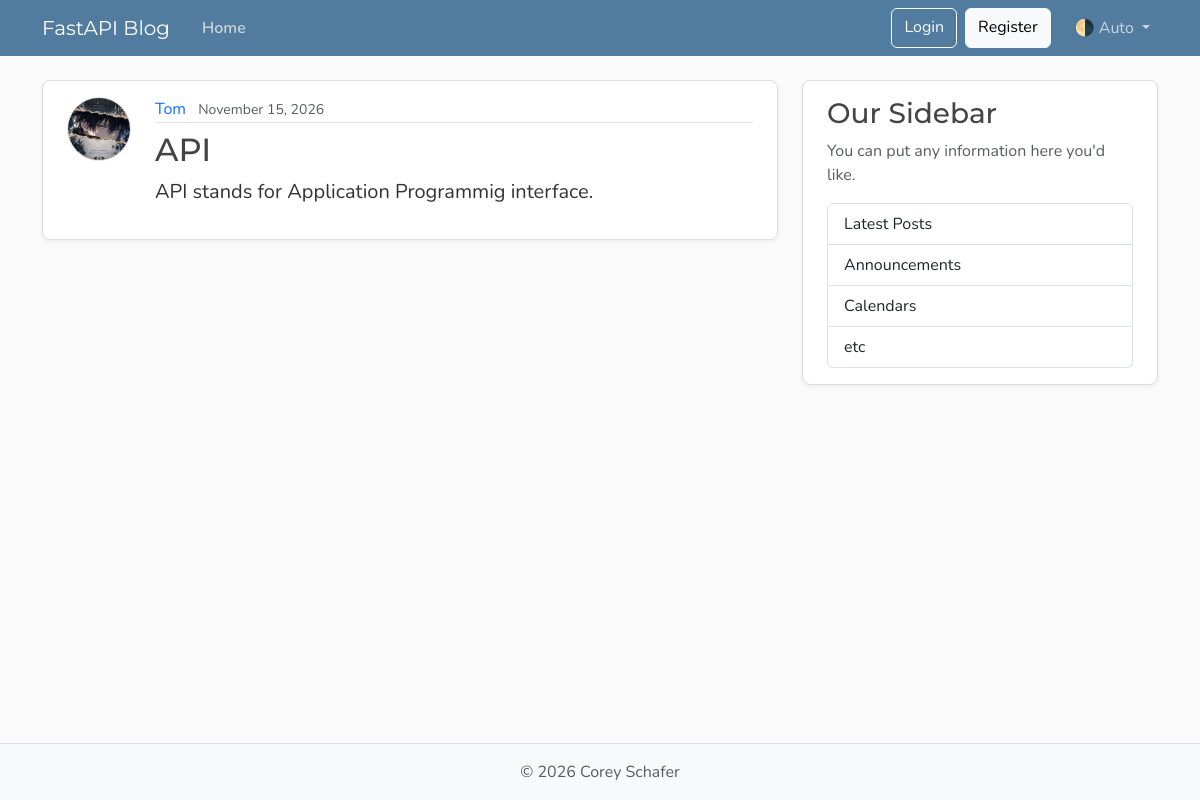
Before: / with the older database file.
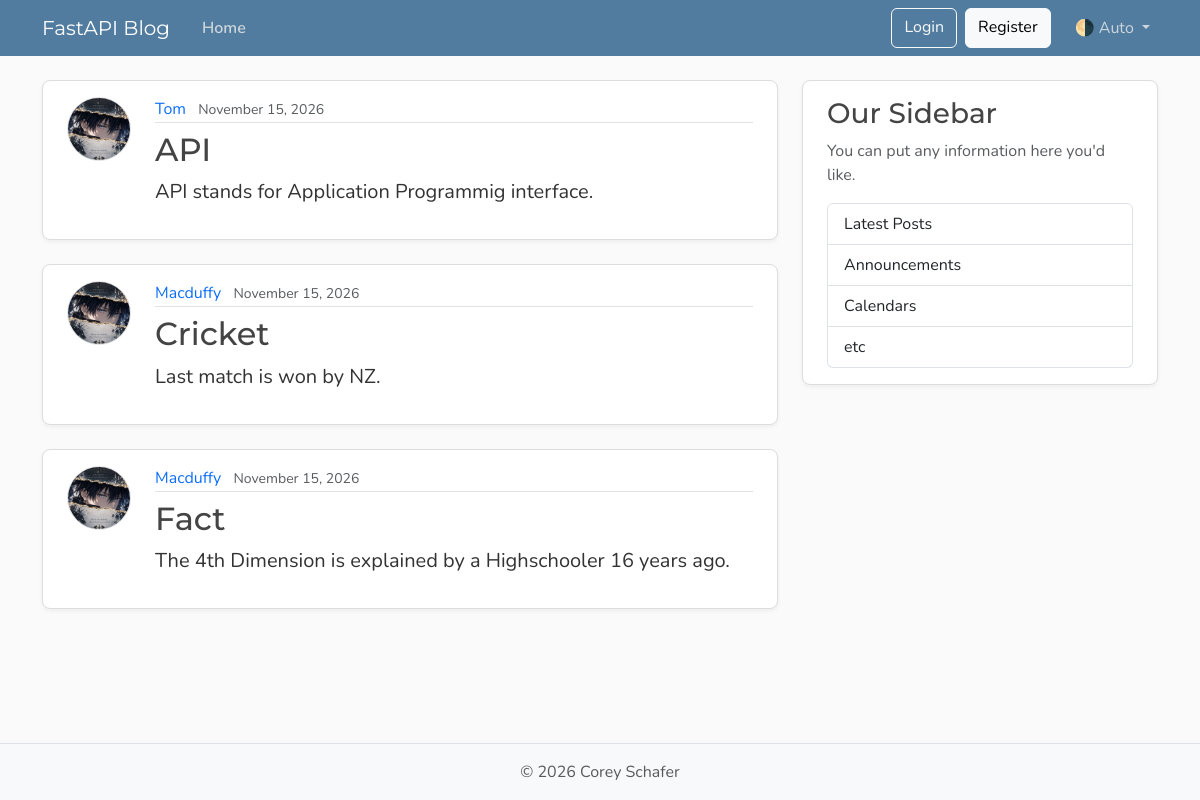
After: the same page with the newer database file.
### models.py (models this page shows, shortened)
class Post(Base):
    __tablename__ = "posts"
    id: Mapped[int] = mapped_column(Integer, primary_key=True, index=True)
    title: Mapped[str] = mapped_column(String(100), nullable=False)
    content: Mapped[str] = mapped_column(Text, nullable=False)
    user_id: Mapped[int] = mapped_column(
        ForeignKey("users.id"),
        nullable=False,
        index=True,
    )
    date_posted: Mapped[datetime] = mapped_column(
        DateTime(timezone=True),
        default=lambda: datetime.now(UTC),
    )
    author: Mapped[User] = relationship(back_populates="posts")

class User(Base):
    __tablename__ = "users"
    id: Mapped[int] = mapped_column(Integer, primary_key=True, index=True)
    username: Mapped[str] = mapped_column(String(50), unique=True, nullable=False)
    email: Mapped[str] = mapped_column(String(120), unique=True, nullable=False)
    image_file: Mapped[str | None] = mapped_column(
        String(200),
        nullable=True,
        default=None,
    )
    posts: Mapped[list[Post]] = relationship(back_populates="author", cascade="all, delete-orphan",)

### main.py (the view)
@app.get("/", include_in_schema=False, name="home")
def home(request: Request, db: Annotated[Session, Depends(get_db)]):
    result = db.execute(select(models.Post))
    posts = result.scalars().all()
    return templates.TemplateResponse(
        request,
        "home.html",
        {"posts": posts, "title":"Home"},
    )

### Templates/home.html
{% extends "layout.html" %}
{% block content %}
  {% for post in posts %}
    <article class="content-section py-3 px-4 mb-4">
      <div class="d-flex align-items-start gap-4">
        <img class="rounded-circle article-img flex-shrink-0"
             src="{{ post.author.image_path }}"
             alt="{{ post.author.username }}'s profile picture"
             width="64"
             height="64"
             loading="lazy">
        <div class="flex-grow-1">
          <div class="article-metadata mb-2">
            <a class="me-2" href="{{ url_for('user_posts', user_id=post.author.id)}}">{{ post.author.username }}</a>
            <small class="text-body-secondary">{{ post.date_posted.strftime('%B %d, %Y') }}</small>
          </div>
          <h2>
            <a class="article-title" href="{{ url_for('post_page', post_id= post.id) }}">{{ post.title }}</a>
          </h2>
          <p class="article-content">{{ post.content }}</p>
        </div>
      </div>
    </article>
  {% endfor %}
{% endblock content %}

### Templates/layout.html (shortened to what this page needs)
<!DOCTYPE html>
<html lang="en">
  <head>
    <link href="https://cdn.jsdelivr.net/npm/bootstrap@5.3.8/dist/css/bootstrap.min.css"
          rel="stylesheet"
>
    <link rel="stylesheet" type="text/css" href="{{ url_for('static', path='css/main.css') }}">
  </head>
  <body class="d-flex flex-column min-vh-100">
    <header class="site-header">
      <nav class="navbar navbar-expand-md bg-steel fixed-top"
           data-bs-theme="dark">
        <div class="container">
          <a class="navbar-brand me-4" href="{{ url_for('home') }}">FastAPI Blog</a>
          <div class="collapse navbar-collapse" id="navbarToggle">
            <div class="navbar-nav me-auto">
              <a class="nav-link active" aria-current="page" href="{{ url_for('home') }}">Home</a>
            </div>
            <div class="navbar-nav">
              <a class="btn btn-outline-light mb-2 mb-md-0 me-md-2" href="#">Login</a>
              <a class="btn btn-light mb-2 mb-md-0 me-md-3" href="#">Register</a>
              <div class="nav-item dropdown">
                <a class="nav-link dropdown-toggle"
                   href="#"
                   role="button"
                   id="bd-theme"
                   data-bs-toggle="dropdown"
                   aria-expanded="false">
                  <span id="bd-theme-text">🌗 Auto</span>
                </a>
              </div>
            </div>
          </div>
        </div>
      </nav>
    </header>
    <main role="main" class="container">
      <div class="row">
        <div class="col-md-8">
          {% block content %}
          {% endblock content %}
        </div>
        <aside class="col-md-4">
          <div class="content-section py-3 px-4 mb-4">
            <h3>Our Sidebar</h3>
            <p class="text-body-secondary">You can put any information here you'd like.</p>
            <ul class="list-group">
              <li class="list-group-item">Latest Posts</li>
              <li class="list-group-item">Announcements</li>
              <li class="list-group-item">Calendars</li>
              <li class="list-group-item">etc</li>
            </ul>
          </div>
        </aside>
      </div>
    </main>
    <footer class="mt-auto py-3 bg-body-tertiary border-top">
      <div class="container text-center">
        <p class="text-body-secondary mb-0">
          © <span id="year"></span> Corey Schafer
        </p>
      </div>
    </footer>
  </body>
</html>

### static/css/main.css (style rules this page uses)
:root { --font-heading: "Montserrat", system-ui, -apple-system, BlinkMacSystemFont, sans-serif; --font-body: "Nunito", system-ui, -apple-system, BlinkMacSystemFont, sans-serif; --color-bg-body: #fafafa; --color-bg-content: #ffffff; --color-text-primary: #333333; --color-text-heading: #444444; --color-steel: #527c9f; --color-nav-link: #cbd5db; --color-nav-link-hover: #ffffff; --color-link-hover: #428bca; --color-border: #dddddd; --color-border-light: #e3e3e3; --spacing-xl: 5rem; --article-img-size: 4rem; --account-img-size: 7.813rem; }
body { font-family: var(--font-body); background: var(--color-bg-body); color: var(--color-text-primary); }
main { padding-top: var(--spacing-xl); }
h1, h2, h3, h4, h5, h6 { font-family: var(--font-heading); color: var(--color-text-heading); }
.navbar-brand { font-family: var(--font-heading); }
a { text-decoration: none; }
.bg-steel { background-color: var(--color-steel); }
.site-header .navbar-nav .nav-link { color: var(--color-nav-link); transition: color 0.2s ease-in-out; }
.site-header .navbar-nav .nav-link.active { font-weight: 600; }
.content-section { background: var(--color-bg-content); border: 1px solid var(--color-border); border-radius: 0.5rem; box-shadow: 0 2px 4px rgba(15, 23, 42, 0.05); transition: box-shadow 0.15s ease, transform 0.15s ease, border-color 0.15s ease; }
.article-title { color: var(--color-text-heading); transition: color 0.2s ease-in-out; }
.article-content { white-space: pre-line; font-size: 1.25rem; }
.article-img { height: var(--article-img-size); width: var(--article-img-size); flex-shrink: 0; object-fit: cover; border: 1px solid var(--color-border-light); box-shadow: 0 0 0 2px var(--color-bg-content); }
.article-metadata { padding-bottom: 0.063rem; border-bottom: 1px solid var(--color-border-light); }
.article-metadata a { transition: color 0.2s ease-in-out; }
[data-bs-theme="dark"] { --color-bg-body: #1a1a1a; --color-bg-content: #2d2d2d; --color-text-primary: #e0e0e0; --color-text-heading: #f0f0f0; --color-border: #404040; --color-border-light: #4a4a4a; }

Changed rows visible on the page:
added Post: author.username "Macduffy", date_posted "November 15, 2026", title "Cricket", content "Last match is won by NZ."
added Post: author.username "Macduffy", date_posted "November 15, 2026", title "Fact", content "The 4th Dimension is explained by a Highschooler 16 years ago."
